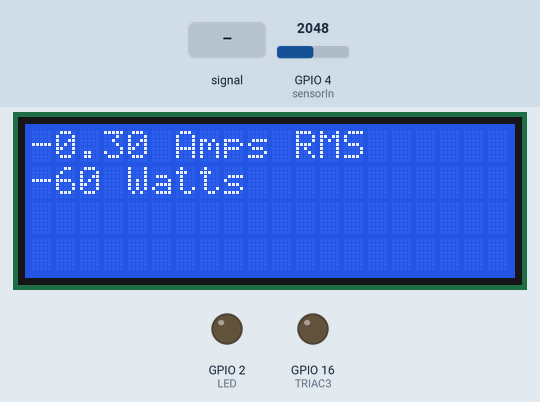
A sketch run on a simulated ESP32. Shown: 20×4 character LCD, output pins drawn as LEDs (lit = HIGH). The test bench sets the inputs (shaded band); at power-on: GPIO 4 (sensorIn) = 2048. What the sketch prints to the serial monitor is not drawn.

Above: at 3.7 s.
3.8 s: GPIO 4 (sensorIn) fed a 200 Hz sine of ±327 counts around its level
At 5.4 s:
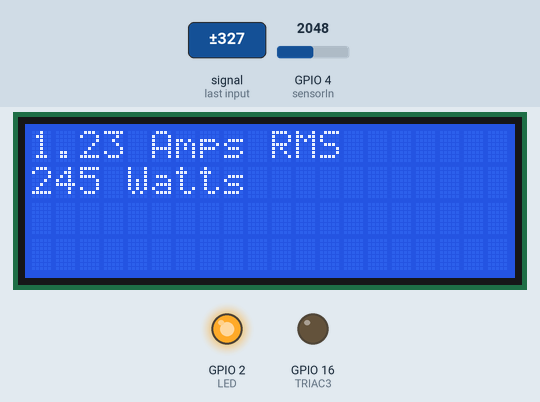
6.8 s: GPIO 4 (sensorIn) set to 114
At 8.6 s:
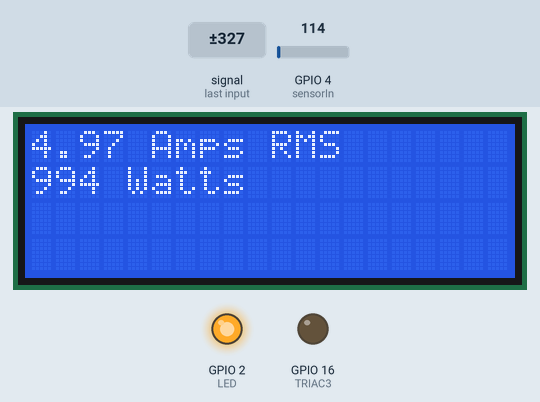
9.6 s: GPIO 4 (sensorIn) set to 96
Timing chart, 0 to 17.6 s (numbered marks = the images above; inputs shaded):
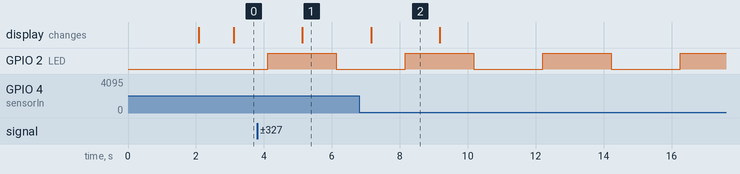

Measured:
- after the input at 3.8 s, the display: changes after 1.3 s (image 1)
- after the input at 6.8 s, the display: changes after 0.35 s (image 2)
- by itself, GPIO 2 (LED): alternates HIGH for 2.0 s and LOW for 2.0 s
- what the display in image 2 shows lasts 2.0 s, from 7.2 s to 9.2 s

The sketch:

TEST_220_ACS.ino
```cpp
// Tested and compiled with no errors
// measuring AC current using ACS712 current sensor with ESP32 Microcontroller
// The ACS712 works with high voltage AC so be careful !
// source - /www.circuitschools.com

#include <LiquidCrystal_I2C.h>
#include <Wire.h>
LiquidCrystal_I2C lcd(0x27, 20, 4); //Thiết lập địa chỉ và loại LCD
const int sensorIn = 4;      // pin where the OUT pin from sensor is connected on Arduino
int mVperAmp = 185;           // this the 5A version of the ACS712 -use 100 for 20A Module and 66 for 30A Module
int Watt = 0;
double Voltage = 0;
double VRMS = 0;
double AmpsRMS = 0;

unsigned long time1 = 0;
unsigned long time2 = 0;

byte TRIAC3 = 16;
byte LED = 2;

void setup() {

  Serial.begin (115200);
  Wire.begin();
  lcd.init();                      //Khởi tạo LCD
  lcd.backlight();                 //Bật đèn nền
  lcd.setCursor(0, 0);
  Serial.println ("ACS712 current sensor");
  lcd.print ("ACS712 currentsensor");
  pinMode(TRIAC3, OUTPUT);
  pinMode(LED, OUTPUT);
  delay(2000);
  lcd.clear();
}

void loop() {
  lcd.setCursor(0, 0);
  Serial.println ("");
  Voltage = getVPP();
  VRMS = (Voltage/2.0) *0.707;   //root 2 is 0.707
  AmpsRMS = ((VRMS * 1000)/mVperAmp)-0.3; //0.3 is the error I got for my sensor

  Serial.print(AmpsRMS);
  lcd.print(AmpsRMS);
  Serial.print(" Amps RMS  ---  ");
  lcd.print(" Amps RMS ");
  Watt = (AmpsRMS*240/1.2);
  // note: 1.2 is my own empirically established calibration factor
// as the voltage measured at A0 depends on the length of the OUT-to-A0 wire
// 240 is the main AC power voltage – this parameter changes locally
  lcd.setCursor(0, 1);
  Serial.print(Watt);
  lcd.print(Watt);
  Serial.println(" Watts");
  lcd.print(" Watts");
  if ( digitalRead(TRIAC3) == 1 )
  {
    Serial.println(" LED 220v ON ");
  } else {
    Serial.println(" LED 220v OFF ");
  }
  delay (1000);

  if ( (unsigned long) (millis() - time1) > 100000 )
    {
        if ( digitalRead(TRIAC3) == LOW )
        {
            digitalWrite(TRIAC3, HIGH);
        } else {
            digitalWrite(TRIAC3, LOW );
        }
        time1 = millis();
    }

    if ( (unsigned long) (millis() - time2) > 200  )
    {
        if ( digitalRead(LED) == LOW )
        {
            digitalWrite(LED, HIGH);
        } else {
            digitalWrite(LED, LOW );
        }
        time2 = millis();
    }

}

// ***** function calls ******
float getVPP()
{
  float result;
  int readValue;                // value read from the sensor
  int maxValue = 0;             // store max value here
  int minValue = 4096;          // store min value here ESP32 ADC resolution

   uint32_t start_time = millis();
   while((millis()-start_time) < 1000) //sample for 1 Sec
   {
       readValue = analogRead(sensorIn);
       // see if you have a new maxValue
       if (readValue > maxValue)
       {
           /*record the maximum sensor value*/
           maxValue = readValue;
       }
       if (readValue < minValue)
       {
           /*record the minimum sensor value*/
           minValue = readValue;
       }
   }

   // Subtract min from max
   result = ((maxValue - minValue) * 5)/4096.0; //ESP32 ADC resolution 4096

   return result;
 }
```
